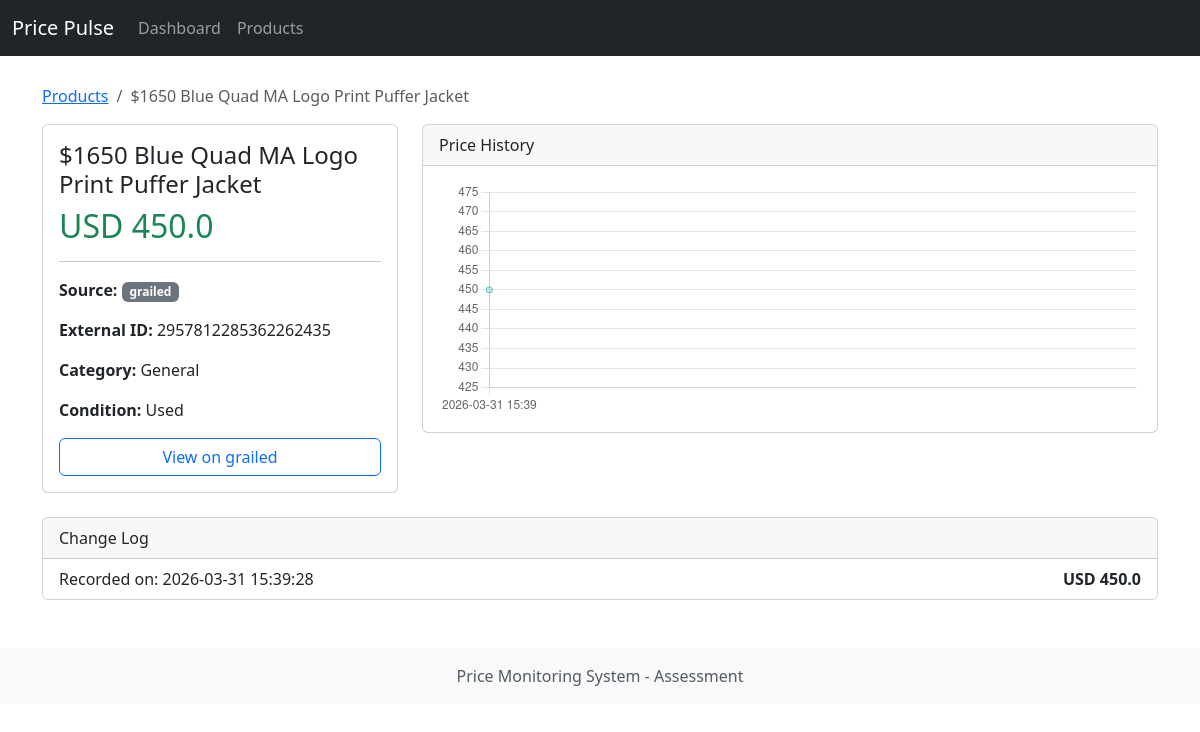
Page /products/89 on the earlier database version.
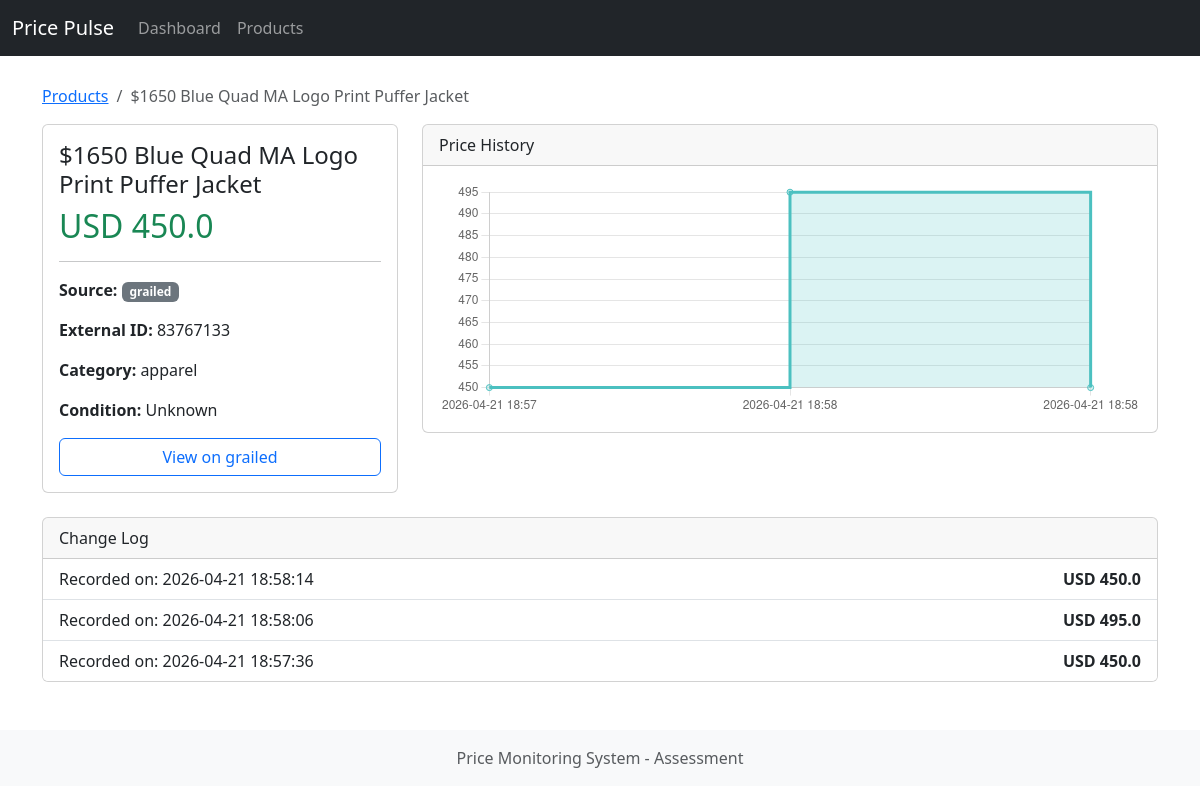
Same page on the later database version.
### models/product.py (models this page shows)
class Product(Base):
    __tablename__ = "products"
    id: Mapped[int] = mapped_column(primary_key=True, index=True)
    external_id: Mapped[str] = mapped_column(String, index=True)
    source: Mapped[str] = mapped_column(String, index=True, doc="e.g. 1stdibs, fashionphile")
    brand: Mapped[str] = mapped_column(String, index=True, nullable=True)
    title: Mapped[str] = mapped_column(String)  # renamed from 'model'
    category: Mapped[str | None] = mapped_column(String, nullable=True)
    condition: Mapped[str | None] = mapped_column(String, nullable=True)
    price: Mapped[float] = mapped_column(Float)
    currency: Mapped[str] = mapped_column(String, default="USD")
    url: Mapped[str] = mapped_column(String)  # renamed from 'product_url'
    image_url: Mapped[str | None] = mapped_column(String, nullable=True)
    is_sold: Mapped[bool] = mapped_column(Boolean, default=False)
    created_at: Mapped[datetime] = mapped_column(DateTime, default=lambda: datetime.now(timezone.utc))
    updated_at: Mapped[datetime] = mapped_column(DateTime, default=lambda: datetime.now(timezone.utc), onupdate=lambda: datetime.now(timezone.utc))
    last_seen_at: Mapped[datetime] = mapped_column(DateTime, default=lambda: datetime.now(timezone.utc))
    __table_args__ = (
        UniqueConstraint('external_id', 'source', name='uix_external_id_source'),
    )

### models/history.py (models this page shows)
class PriceHistory(Base):
    __tablename__ = "price_history"
    id: Mapped[int] = mapped_column(primary_key=True, index=True)
    product_id: Mapped[int] = mapped_column(ForeignKey("products.id", ondelete="CASCADE"), index=True)
    price: Mapped[float] = mapped_column(Float)
    recorded_at: Mapped[datetime] = mapped_column(DateTime, default=lambda: datetime.now(timezone.utc))
    __table_args__ = (
        Index('ix_price_history_product_id_recorded_at', 'product_id', 'recorded_at'),
    )

### webapp/routes.py (the view)
@router.get("/products/{product_id}")
async def product_detail_page(request: Request, product_id: int, db: AsyncSession = Depends(get_db)):
    res = await db.execute(select(Product).where(Product.id == product_id))
    product = res.scalar_one_or_none()
    if not product:
        raise HTTPException(status_code=404, detail="Product not found")
    hist_res = await db.execute(
        select(PriceHistory).where(PriceHistory.product_id == product_id).order_by(PriceHistory.recorded_at)
    )
    history = hist_res.scalars().all()
    labels = [h.recorded_at.strftime("%Y-%m-%d %H:%M") for h in history]
    prices = [h.price for h in history]
    return templates.TemplateResponse(request=request, name="product_detail.html", context={
        "request": request,
        "product": product,
        "chart_labels": labels,
        "chart_prices": prices,
        "history": history
    })

### templates/product_detail.html (shortened to what this page needs)
{% extends "base.html" %}
{% block content %}
<nav aria-label="breadcrumb">
  <ol class="breadcrumb">
    <li class="breadcrumb-item"><a href="/products">Products</a></li>
    <li class="breadcrumb-item active" aria-current="page">{{ product.title }}</li>
  </ol>
</nav>
<div class="row mb-4">
    <div class="col-md-4">
        <div class="card">
            <div class="card-body">
                <h4 class="card-title">{{ product.title }}</h4>
                <h2 class="text-success">{{ product.currency }} {{ product.price }}</h2>
                <hr>
                <p><strong>Source:</strong> <span class="badge bg-secondary">{{ product.source }}</span></p>
                <p><strong>External ID:</strong> {{ product.external_id }}</p>
                <p><strong>Category:</strong> {{ product.category }}</p>
                <p><strong>Condition:</strong> {{ product.condition }}</p>
                <a href="{{ product.url }}" target="_blank" class="btn btn-outline-primary w-100">View on {{ product.source }}</a>
            </div>
        </div>
    </div>
    <div class="col-md-8">
        <div class="card">
            <div class="card-header">
                Price History
            </div>
            <div class="card-body">
                <canvas id="priceChart" height="100"></canvas>
            </div>
        </div>
    </div>
</div>
<div class="card">
    <div class="card-header">Change Log</div>
    <ul class="list-group list-group-flush">
    {% for h in history|reverse %}
        <li class="list-group-item d-flex justify-content-between">
            <span>Recorded on: {{ h.recorded_at.strftime('%Y-%m-%d %H:%M:%S') }}</span>
            <span class="fw-bold">{{ product.currency }} {{ h.price }}</span>
        </li>
    {% else %}
        <li class="list-group-item">No history recorded yet.</li>
    {% endfor %}
    </ul>
</div>
<script>
    const ctx = document.getElementById('priceChart').getContext('2d');
    const chartLabels = {{ chart_labels|tojson }};
    const chartData = {{ chart_prices|tojson }};
    new Chart(ctx, {
        type: 'line',
        data: {
            labels: chartLabels,
            datasets: [{
                label: 'Price ({{ product.currency }})',
                data: chartData,
                borderColor: 'rgb(75, 192, 192)',
                backgroundColor: 'rgba(75, 192, 192, 0.2)',
                tension: 0.1,
                fill: true,
                stepped: true
            }]
        },
        options: {
            responsive: true,
            scales: {
                y: {
                    beginAtZero: false
                }
            },
            plugins: {
                legend: {
                    display: false
                }
            }
        }
    });
</script>
{% endblock %}

### templates/base.html (shortened to what this page needs)
<!DOCTYPE html>
<html lang="en">
<head>
    <link href="https://cdn.jsdelivr.net/npm/bootstrap@5.3.2/dist/css/bootstrap.min.css" rel="stylesheet">
</head>
<body>
    <nav class="navbar navbar-expand-md navbar-dark bg-dark fixed-top">
        <div class="container-fluid">
            <a class="navbar-brand" href="/">Price Pulse</a>
            <div class="collapse navbar-collapse" id="navbarsExampleDefault">
                <ul class="navbar-nav me-auto mb-2 mb-md-0">
                    <li class="nav-item">
                        <a class="nav-link" aria-current="page" href="/">Dashboard</a>
                    </li>
                    <li class="nav-item">
                        <a class="nav-link" href="/products">Products</a>
                    </li>
                </ul>
            </div>
        </div>
    </nav>
    <main class="container mt-4">
        {% block content %}{% endblock %}
    </main>
    <footer class="mt-5 py-3 bg-light text-center">
        <div class="container">
            <span class="text-muted">Price Monitoring System - Assessment</span>
        </div>
    </footer>
</body>
</html>

### templates/base.html (style rules this page uses)
body { padding-top: 60px; }

Differences in the rows shown:
changed Product "USD": external_id "2957812285362262435" → "83767133"; category "General" → "apparel"; condition "Used" → "Unknown"
added PriceHistory: recorded_at "2026-04-21 18:58:14", {{ product.currency }} "USD", price "450.0"
added PriceHistory: recorded_at "2026-04-21 18:58:06", {{ product.currency }} "USD", price "495.0"
changed PriceHistory (number 3 of 3 on the later page): recorded_at "2026-03-31 15:39:28" → "2026-04-21 18:57:36"
Other differences:
chart data {{ chart_prices|tojson }}: [450.0] → [450.0, 495.0, 450.0]
